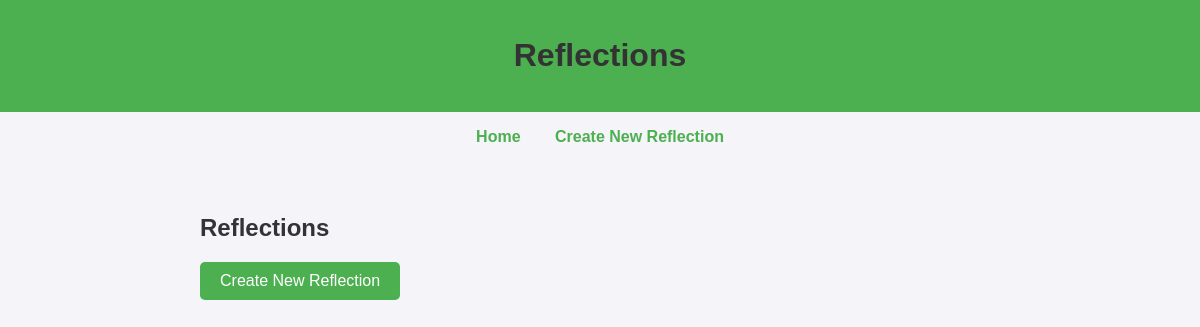
Before: /reflections/ with the older database file.
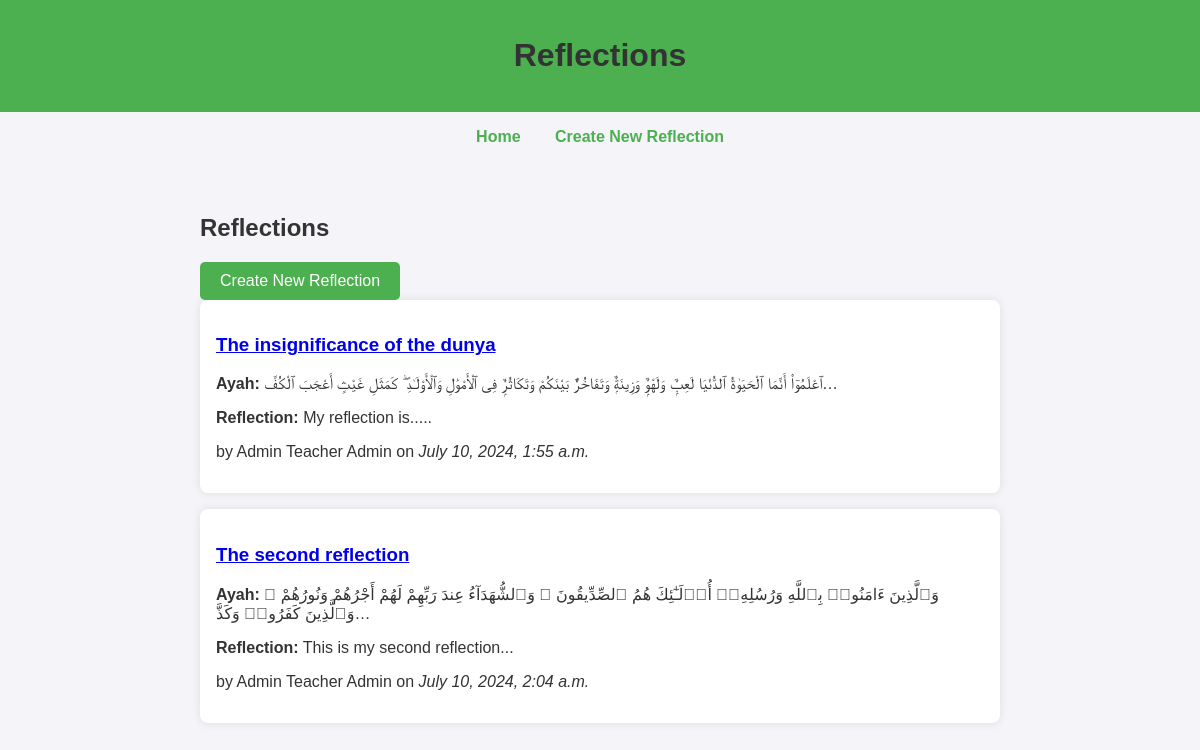
After: the same page with the newer database file.
### reflections/models.py (models this page shows, shortened)
class Reflection(models.Model):
    owner = models.ForeignKey(Profile, on_delete=models.CASCADE, related_name='reflections')
    title = models.CharField(max_length=255)
    ayah = models.TextField()
    reflection = models.TextField()
    created_at = models.DateTimeField(auto_now_add=True)

### accounts/models.py (models this page shows, shortened)
class Profile(models.Model):
    ADMIN_TEACHER = 'admin_teacher'
    REGULAR_TEACHER = 'regular_teacher'
    STUDENT = 'student'
    WAITING_LIST = 'waiting_list'
    USER_TYPE_CHOICES = [
        (ADMIN_TEACHER, 'Admin Teacher'),
        (REGULAR_TEACHER, 'Regular Teacher'),
        (STUDENT, 'Student'),
        (WAITING_LIST, 'Waiting List'),
    ]
    user = models.OneToOneField(User, on_delete=models.CASCADE)
    user_type = models.CharField(max_length=20, choices=USER_TYPE_CHOICES, default=WAITING_LIST)
    class_name = models.ForeignKey(ClassName, on_delete=models.SET_NULL, null=True,blank=True, related_name='students')
    class Meta:
        verbose_name = "Profile"
        verbose_name_plural = "Profiles"

### reflections/views.py (the view)
# urls.py: path('', ReflectionListView.as_view(), name='reflection-list'),
class ReflectionListView(ListView):
    model = Reflection
    template_name = 'reflections/reflection_list.html'
    context_object_name = 'reflections'

### reflections/templates/reflections/reflection_list.html (shortened to what this page needs)
<!DOCTYPE html>
<html lang="en">
<head>
</head>
<body>
    <header>
        <h1>Reflections</h1>
    </header>
    <nav>
        <a href="{% url 'reflection-list' %}">Home</a>
        <a href="{% url 'reflection-create' %}">Create New Reflection</a>
    </nav>
    <main>
        <h2>Reflections</h2>
        <a href="{% url 'reflection-create' %}" class="btn">Create New Reflection</a>
        <div>
            {% for reflection in reflections %}
                <div class="card">
                    <h3><a href="{% url 'reflection-detail' reflection.id %}">{{ reflection.title }}</a></h3>
                    <p><strong>Ayah:</strong> {{ reflection.ayah|truncatechars:100 }}</p>
                    <p><strong>Reflection:</strong> {{ reflection.reflection|truncatechars:100 }}</p>
                    <p>by {{ reflection.owner.user.get_full_name }} on <em>{{ reflection.created_at }}</em></p>
                </div>
            {% endfor %}
        </div>
    </main>
</body>
</html>

### reflections/templates/reflections/reflection_list.html (style rules this page uses)
body { font-family: Arial, sans-serif; background-color: #f4f4f9; color: #333; margin: 0; padding: 0; }
header { background-color: #4CAF50; color: white; padding: 1em 0; text-align: center; }
nav { text-align: center; margin: 1em 0; }
nav a { margin: 0 15px; text-decoration: none; color: #4CAF50; font-weight: bold; }
main { padding: 2em; max-width: 800px; margin: 0 auto; }
h1, h2 { color: #333; }
.btn { display: inline-block; padding: 10px 20px; border-radius: 5px; text-decoration: none; color: white; background-color: #4CAF50; }
.card { background: white; border-radius: 8px; box-shadow: 0 0 10px rgba(0, 0, 0, 0.1); padding: 1em; margin-bottom: 1em; }

Changed rows visible on the page:
added Reflection: title "The insignificance of the dunya", ayah "ٱعْلَمُوٓا۟ أَنَّمَا ٱلْحَيَوٰةُ ٱلدُّنْيَا لَعِبٌۭ وَلَهْوٌۭ وَزِينَةٌۭ وَتَفَاخُرٌۢ بَيْنَكُمْ وَتَكَاثُرٌۭ فِى ٱلْأَمْوَٰلِ وَٱلْأَوْلَـٰدِ ۖ كَمَثَلِ غَيْثٍ أَعْجَبَ ٱلْكُفَّ…", reflection "My reflection is.....", owner.user.get_full_name "Admin Teacher Admin", created_at "July 10, 2024, 1:55 a.m."
added Reflection: title "The second reflection", ayah "وَٱلَّذِينَ ءَامَنُوا۟ بِٱللَّهِ وَرُسُلِهِۦٓ أُو۟لَـٰٓئِكَ هُمُ ٱلصِّدِّيقُونَ ۖ وَٱلشُّهَدَآءُ عِندَ رَبِّهِمْ لَهُمْ أَجْرُهُمْ وَنُورُهُمْ ۖ وَٱلَّذِينَ كَفَرُوا۟ وَكَذَّ…", reflection "This is my second reflection...", owner.user.get_full_name "Admin Teacher Admin", created_at "July 10, 2024, 2:04 a.m."
